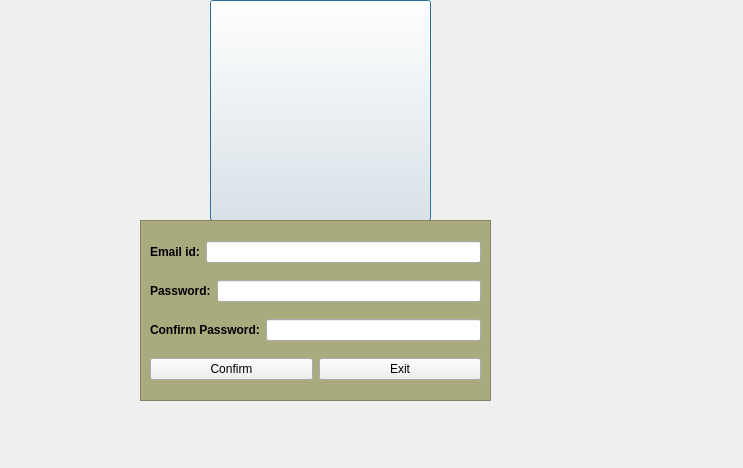
<?xml version="1.0" encoding="UTF-8"?>
<ui version="4.0">
 <class>Dialog</class>
 <widget class="QDialog" name="Dialog">
  <property name="geometry">
   <rect>
    <x>0</x>
    <y>0</y>
    <width>743</width>
    <height>468</height>
   </rect>
  </property>
  <property name="sizePolicy">
   <sizepolicy hsizetype="Preferred" vsizetype="Preferred">
    <horstretch>0</horstretch>
    <verstretch>0</verstretch>
   </sizepolicy>
  </property>
  <property name="maximumSize">
   <size>
    <width>2000</width>
    <height>2000</height>
   </size>
  </property>
  <property name="windowTitle">
   <string>Dialog</string>
  </property>
  <widget class="QPushButton" name="pushButton">
   <property name="geometry">
    <rect>
     <x>210</x>
     <y>0</y>
     <width>221</width>
     <height>221</height>
    </rect>
   </property>
   <property name="sizePolicy">
    <sizepolicy hsizetype="Minimum" vsizetype="Preferred">
     <horstretch>0</horstretch>
     <verstretch>0</verstretch>
    </sizepolicy>
   </property>
   <property name="styleSheet">
    <string notr="true">QPushButton{
background-image:url(&quot;C:/Users/kumar/Documents/SimpleLoginApplication/Images/logo.png&quot;);
}</string>
   </property>
   <property name="text">
    <string/>
   </property>
   <property name="iconSize">
    <size>
     <width>16</width>
     <height>16</height>
    </size>
   </property>
  </widget>
  <widget class="QFrame" name="frame">
   <property name="geometry">
    <rect>
     <x>140</x>
     <y>220</y>
     <width>351</width>
     <height>181</height>
    </rect>
   </property>
   <property name="styleSheet">
    <string notr="true">QFrame
{
background:#aaaa7f;
}</string>
   </property>
   <property name="frameShape">
    <enum>QFrame::StyledPanel</enum>
   </property>
   <property name="frameShadow">
    <enum>QFrame::Raised</enum>
   </property>
   <layout class="QVBoxLayout" name="verticalLayout">
    <item>
     <layout class="QHBoxLayout" name="horizontalLayout">
      <item>
       <widget class="QLabel" name="label">
        <property name="text">
         <string>&lt;html&gt;&lt;head/&gt;&lt;body&gt;&lt;p&gt;&lt;span style=&quot; font-weight:600;&quot;&gt;Email id:&lt;/span&gt;&lt;/p&gt;&lt;/body&gt;&lt;/html&gt;</string>
        </property>
       </widget>
      </item>
      <item>
       <widget class="QLineEdit" name="lineEdit"/>
      </item>
     </layout>
    </item>
    <item>
     <layout class="QHBoxLayout" name="horizontalLayout_2">
      <item>
       <widget class="QLabel" name="label_2">
        <property name="text">
         <string>&lt;html&gt;&lt;head/&gt;&lt;body&gt;&lt;p&gt;&lt;span style=&quot; font-weight:600;&quot;&gt;Password:&lt;/span&gt;&lt;/p&gt;&lt;/body&gt;&lt;/html&gt;</string>
        </property>
       </widget>
      </item>
      <item>
       <widget class="QLineEdit" name="lineEdit_2"/>
      </item>
     </layout>
    </item>
    <item>
     <layout class="QHBoxLayout" name="horizontalLayout_3">
      <item>
       <widget class="QLabel" name="label_3">
        <property name="text">
         <string>&lt;html&gt;&lt;head/&gt;&lt;body&gt;&lt;p&gt;&lt;span style=&quot; font-weight:600;&quot;&gt;Confirm Password:&lt;/span&gt;&lt;/p&gt;&lt;/body&gt;&lt;/html&gt;</string>
        </property>
       </widget>
      </item>
      <item>
       <widget class="QLineEdit" name="lineEdit_3"/>
      </item>
     </layout>
    </item>
    <item>
     <layout class="QHBoxLayout" name="horizontalLayout_4">
      <item>
       <widget class="QPushButton" name="Confirm_Button">
        <property name="text">
         <string>Confirm</string>
        </property>
       </widget>
      </item>
      <item>
       <widget class="QPushButton" name="Exit_Button">
        <property name="text">
         <string>Exit</string>
        </property>
       </widget>
      </item>
     </layout>
    </item>
   </layout>
  </widget>
 </widget>
 <resources/>
 <connections/>
</ui>
